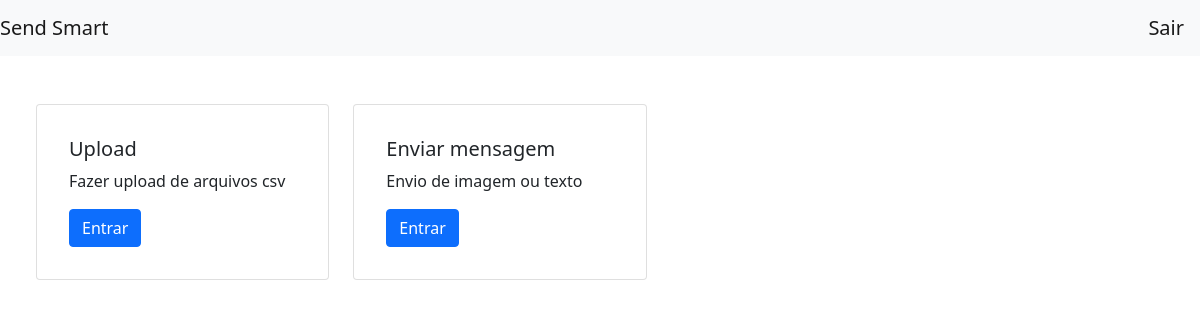
The app's page / (signed in), older data.
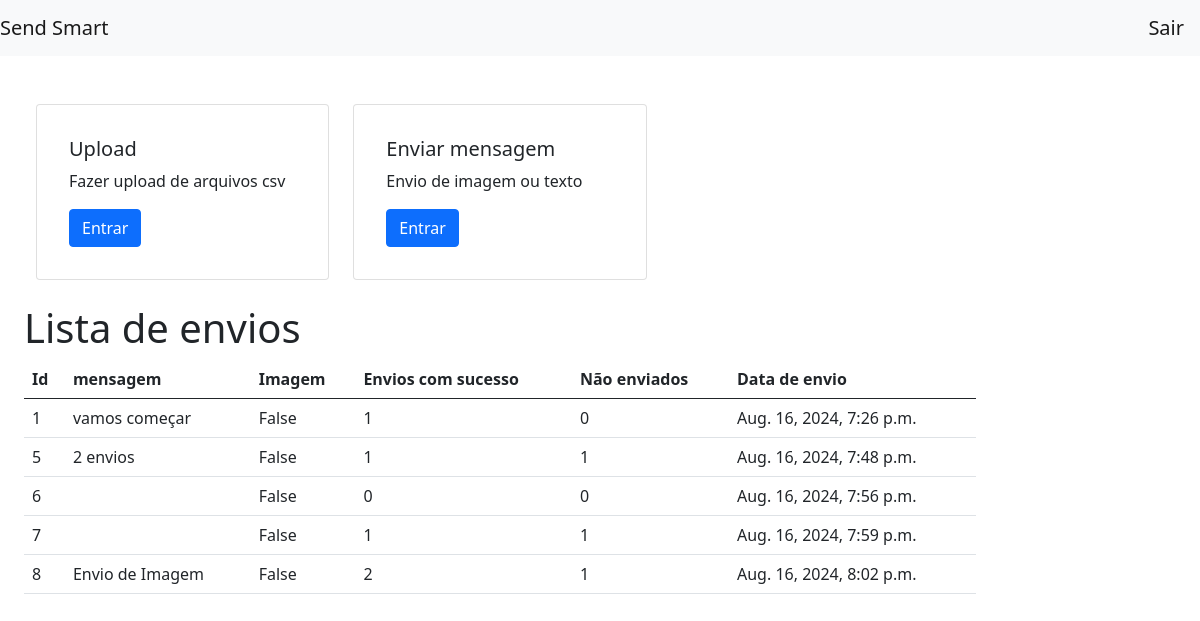
The same page, newer data.
### mensagem/models.py (models this page shows)
class controle (models.Model):
    mensagem=models.CharField(max_length=1000)
    img=models.ImageField(default=False)
    sucesso=models.IntegerField()
    erro=models.IntegerField()
    dataEnvio=models.DateTimeField(auto_now_add=True)

### inicio/views.py (the view)
@login_required(login_url='/account/login')
def inicioView(request):
    envios=controle.objects.all()
    return render (request,'inicio/indice.html',{'envios':envios})

### inicio/templates/inicio/indice.html (shortened to what this page needs)
{%extends 'base.html' %}
{% block content%}
<div class="container mt-5 mb-3">
  <div class="row">
      <div class="col-md-4">
          <div class="card p-3 mb-2">
              <div class="card-body">
                <h5 class="card-title">Upload</h5>
                <p class="card-text">Fazer upload de arquivos csv</p>
                <a href="http://127.0.0.1:8000/upload" class="btn btn-primary">Entrar</a>
              </div>
            </div>
      </div>
      <div class="col-md-4">
          <div class="card p-3 mb-2">
            <div class="card-body">
              <h5 class="card-title">Enviar mensagem </h5>
              <p class="card-text">Envio de imagem ou texto</p>
              <a href="http://127.0.0.1:8000/contato/" class="btn btn-primary">Entrar</a>
            </div>
          </div>
      </div>
  </div>
</div>
<div>
  {%if envios%}
      <h1>Lista de envios</h1>
          <table class="table">
              <thead>
              <tr>
                  <th scope="col">Id</th>
                  <th scope="col">mensagem</th>
                  <th scope="col">Imagem</th>
                  <th scope="col">Envios com sucesso</th>
                  <th scope="col">Não enviados</th>
                  <th scope="col">Data de envio</th>
              </tr>
              </thead>
              <tbody>
              {%for envio in envios%}
              <tr>
                  <td>{{envio.pk}}</td>
                  <td>{{envio.mensagem}}</td>
                  <td>{{envio.img}}</td>
                  <td>{{envio.sucesso}}</td>
                  <td>{{envio.erro}}</td>
                  <td>{{envio.dataEnvio}}</td>
              </tr>
              {%endfor%}
              </tbody>
          </table>
  {% endif %}
</div>
{% endblock content%}

### send_smart/templates/base.html (shortened to what this page needs)
<html lang="en"><head>
  <head>
    <link href="https://cdn.jsdelivr.net/npm/bootstrap@5.0.2/dist/css/bootstrap.min.css" rel="stylesheet">
  </head>
<body>
    <nav class="navbar navbar-light bg-light">
    <a class="navbar-brand" href="http://127.0.0.1:8000/">
      Send Smart
    </a>
    <a class="navbar-brand" href="http://127.0.0.1:8000/account/logout">
      Sair
    </a>
    </nav>
      <main role="main" class="col-md-9 ml-sm-auto col-lg-10 px-4">
          {% block content%}
          {% endblock content%}
      </main>
</body>
</html>

Row changes from the older to the newer data that the page shows:
added controle: pk "1", mensagem "vamos começar", img "False", sucesso "1", erro "0", dataEnvio "Aug. 16, 2024, 7:26 p.m."
added controle: pk "5", mensagem "2 envios", img "False", sucesso "1", erro "1", dataEnvio "Aug. 16, 2024, 7:48 p.m."
added controle: pk "6", img "False", sucesso "0", erro "0", dataEnvio "Aug. 16, 2024, 7:56 p.m."
added controle: pk "7", img "False", sucesso "1", erro "1", dataEnvio "Aug. 16, 2024, 7:59 p.m."
added controle: pk "8", mensagem "Envio de Imagem", img "False", sucesso "2", erro "1", dataEnvio "Aug. 16, 2024, 8:02 p.m."
Text that changed along with them:
text now shown: "Lista de envios Id mensagem Imagem Envios com sucesso Não enviados Data de envio"
